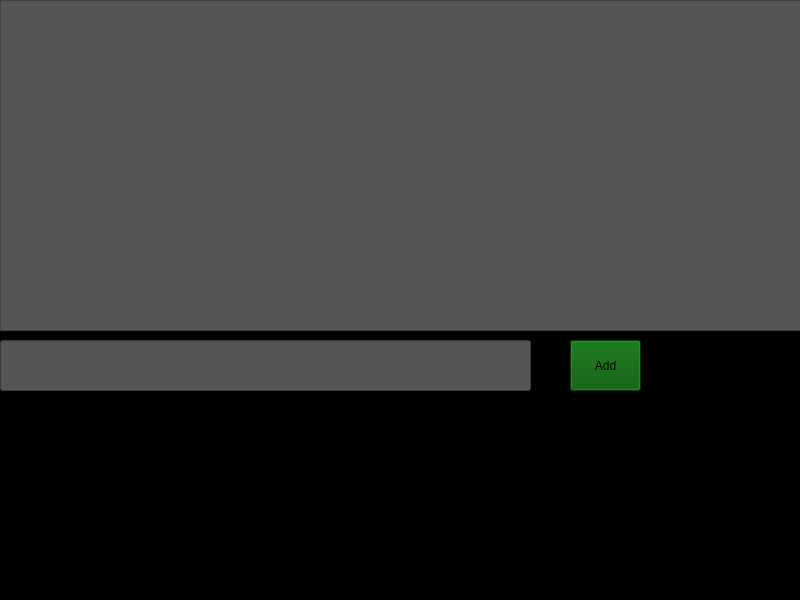
<?xml version="1.0" encoding="UTF-8"?>
<ui version="4.0">
 <class>MainWindow</class>
 <widget class="QMainWindow" name="MainWindow">
  <property name="geometry">
   <rect>
    <x>0</x>
    <y>0</y>
    <width>800</width>
    <height>600</height>
   </rect>
  </property>
  <property name="windowTitle">
   <string>MainWindow</string>
  </property>
  <property name="styleSheet">
   <string notr="true">background-color: rgb(0, 0, 0);
border-color: rgb(255, 0, 4);
color: rgb(255, 255, 255);</string>
  </property>
  <widget class="QWidget" name="centralwidget">
   <widget class="QListWidget" name="listWidget">
    <property name="geometry">
     <rect>
      <x>0</x>
      <y>0</y>
      <width>801</width>
      <height>331</height>
     </rect>
    </property>
    <property name="styleSheet">
     <string notr="true">background-color: rgb(85, 85, 85);
</string>
    </property>
    <property name="selectionBehavior">
     <enum>QAbstractItemView::SelectRows</enum>
    </property>
   </widget>
   <widget class="QPushButton" name="add_button">
    <property name="geometry">
     <rect>
      <x>570</x>
      <y>340</y>
      <width>71</width>
      <height>51</height>
     </rect>
    </property>
    <property name="styleSheet">
     <string notr="true">background-color: rgb(0, 85, 0);
color: rgb(0, 0, 0);</string>
    </property>
    <property name="text">
     <string>Add</string>
    </property>
   </widget>
   <widget class="QLineEdit" name="lineEdit">
    <property name="geometry">
     <rect>
      <x>0</x>
      <y>340</y>
      <width>531</width>
      <height>51</height>
     </rect>
    </property>
    <property name="styleSheet">
     <string notr="true">background-color: rgb(85, 85, 85);
color: rgb(0, 0, 0);</string>
    </property>
    <property name="text">
     <string/>
    </property>
   </widget>
  </widget>
  <widget class="QMenuBar" name="menubar">
   <property name="geometry">
    <rect>
     <x>0</x>
     <y>0</y>
     <width>800</width>
     <height>21</height>
    </rect>
   </property>
  </widget>
  <widget class="QStatusBar" name="statusbar"/>
 </widget>
 <resources/>
 <connections/>
</ui>
